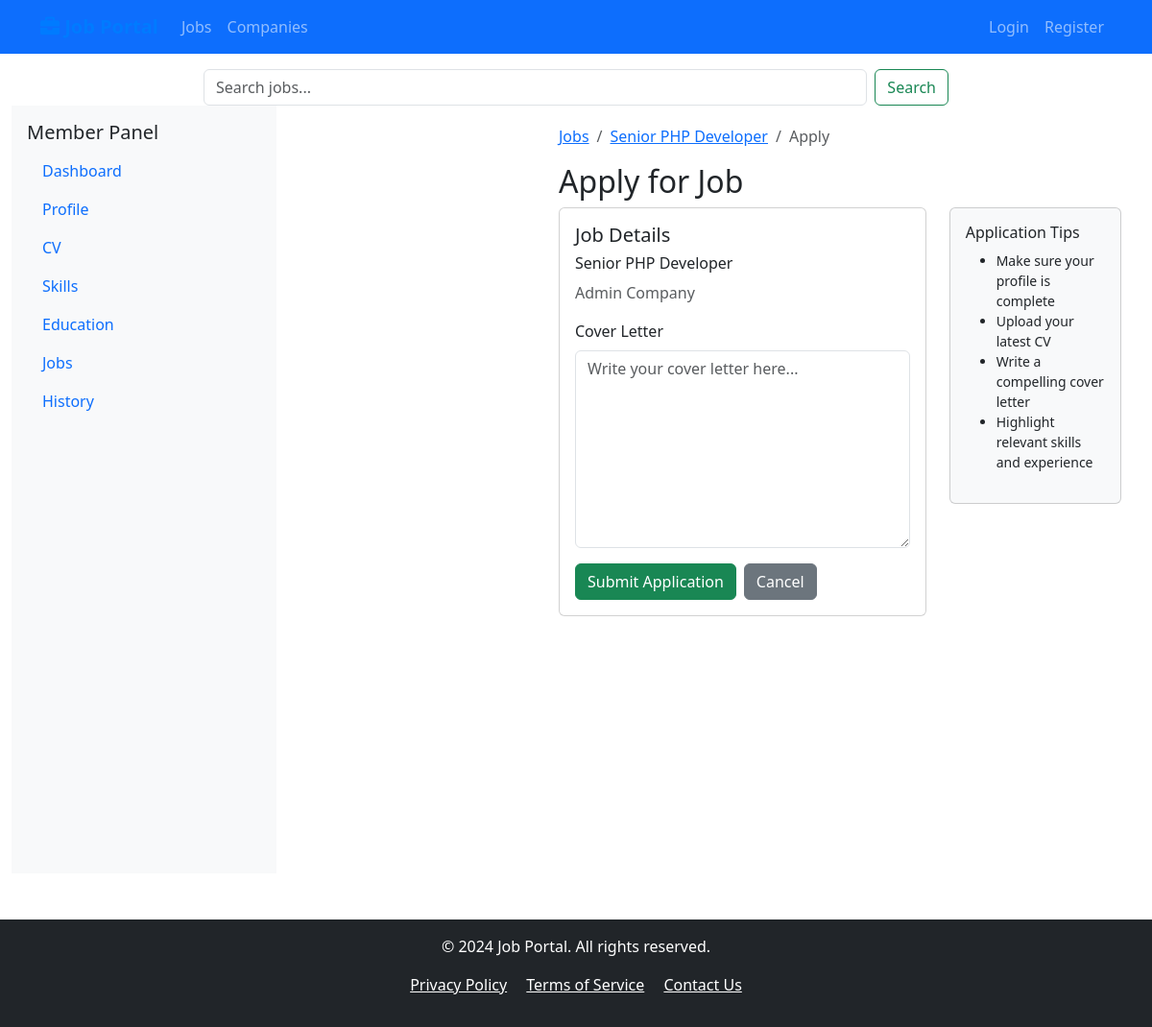
The app's page /pages/member/apply.php?job_id=1 with its own data.
### tables this page shows
CREATE TABLE `jobs` (
  `id` int NOT NULL AUTO_INCREMENT,
  `company_id` int NOT NULL,
  `title` varchar(255) DEFAULT NULL,
  `description` text,
  `requirements` text,
  `salary_min` decimal(10,2) DEFAULT NULL,
  `salary_max` decimal(10,2) DEFAULT NULL,
  `location` varchar(100) DEFAULT NULL,
  `job_type` enum('full-time','part-time','contract','internship') DEFAULT NULL,
  `status` enum('active','closed') DEFAULT 'active',
  `created_at` timestamp NULL DEFAULT CURRENT_TIMESTAMP,
  `updated_at` timestamp NULL DEFAULT CURRENT_TIMESTAMP ON UPDATE CURRENT_TIMESTAMP,
  PRIMARY KEY (`id`),
  KEY `company_id` (`company_id`),
  CONSTRAINT `jobs_ibfk_1` FOREIGN KEY (`company_id`) REFERENCES `users` (`id`) ON DELETE CASCADE
);

CREATE TABLE `company_profiles` (
  `id` int NOT NULL AUTO_INCREMENT,
  `user_id` int NOT NULL,
  `company_name` varchar(100) DEFAULT NULL,
  `description` text,
  `website` varchar(255) DEFAULT NULL,
  `phone` varchar(20) DEFAULT NULL,
  `address` text,
  `logo` varchar(255) DEFAULT NULL,
  PRIMARY KEY (`id`),
  KEY `user_id` (`user_id`),
  CONSTRAINT `company_profiles_ibfk_1` FOREIGN KEY (`user_id`) REFERENCES `users` (`id`) ON DELETE CASCADE
);

### pages/member/apply.php (the view, shortened to what this page needs)
<?php
require_once '../../templates/header.php';
require_once '../../templates/nav.php';
$job_id = $_GET['job_id'] ?? 0;
$message = '';
$db = new Database();
$conn = $db->getConnection();
$query = "SELECT j.*, c.company_name FROM jobs j
         LEFT JOIN company_profiles c ON j.company_id = c.user_id
         WHERE j.id = $job_id";
$result = $conn->query($query);
$job = $result->fetch(PDO::FETCH_ASSOC);
?>
<div class="container-fluid">
    <div class="row">
        <div class="col-md-3">
            <div class="sidebar p-3">
                <h5>Member Panel</h5>
                <ul class="nav flex-column">
                    <li class="nav-item">
                        <a class="nav-link" href="dashboard.php">Dashboard</a>
                    </li>
                    <li class="nav-item">
                        <a class="nav-link" href="profile.php">Profile</a>
                    </li>
                    <li class="nav-item">
                        <a class="nav-link" href="cv.php">CV</a>
                    </li>
                    <li class="nav-item">
                        <a class="nav-link" href="skills.php">Skills</a>
                    </li>
                    <li class="nav-item">
                        <a class="nav-link" href="education.php">Education</a>
                    </li>
                    <li class="nav-item">
                        <a class="nav-link active" href="jobs.php">Jobs</a>
                    </li>
                    <li class="nav-item">
                        <a class="nav-link" href="history.php">History</a>
                    </li>
                </ul>
            </div>
        </div>
        <div class="col-md-9">
            <div class="main-content">
                <nav aria-label="breadcrumb">
                    <ol class="breadcrumb">
                        <li class="breadcrumb-item"><a href="jobs.php">Jobs</a></li>
                        <li class="breadcrumb-item"><a href="job-detail.php?id=<?php echo $job_id; ?>"><?php echo htmlspecialchars($job['title'], ENT_QUOTES, 'UTF-8'); ?></a></li>
                        <li class="breadcrumb-item active">Apply</li>
                    </ol>
                </nav>
                <h2>Apply for Job</h2>
                <?php if ($message): ?>
                    <div class="alert alert-success">
                        <?php echo $message; ?>
                        <br>
                        <a href="job-detail.php?id=<?php echo $job_id; ?>" class="btn btn-primary mt-2">Back to Job</a>
                        <a href="history.php" class="btn btn-info mt-2">View Applications</a>
                    </div>
                <?php else: ?>
                    <div class="row">
                        <div class="col-md-8">
                            <div class="card">
                                <div class="card-body">
                                    <h5>Job Details</h5>
                                    <h6><?php echo $job['title']; ?></h6>
                                    <p class="text-muted"><?php echo $job['company_name']; ?></p>
                                    <form method="POST">
                                        <div class="mb-3">
                                            <label for="cover_letter" class="form-label">Cover Letter</label>
                                            <textarea class="form-control" id="cover_letter" name="cover_letter" rows="8"
                                                      placeholder="Write your cover letter here..." required></textarea>
                                        </div>
                                        <div class="d-flex gap-2">
                                            <button type="submit" class="btn btn-success">Submit Application</button>
                                            <a href="job-detail.php?id=<?php echo $job_id; ?>" class="btn btn-secondary">Cancel</a>
                                        </div>
                                    </form>
                                </div>
                            </div>
                        </div>
                        <div class="col-md-4">
                            <div class="card bg-light">
                                <div class="card-body">
                                    <h6>Application Tips</h6>
                                    <ul class="small">
                                        <li>Make sure your profile is complete</li>
                                        <li>Upload your latest CV</li>
                                        <li>Write a compelling cover letter</li>
                                        <li>Highlight relevant skills and experience</li>
                                    </ul>
                                </div>
                            </div>
                        </div>
                    </div>
                <?php endif; ?>
            </div>
        </div>
    </div>
</div>
<?php require_once '../../templates/footer.php'; ?>

### templates/header.php (style rules this page uses)
.sidebar { min-height: 100vh; background-color: #f8f9fa; }
.main-content { margin-left: 250px; padding: 20px; }

### records on screen
jobs: title "Senior PHP Developer", company_profiles.company_name "Admin Company"
